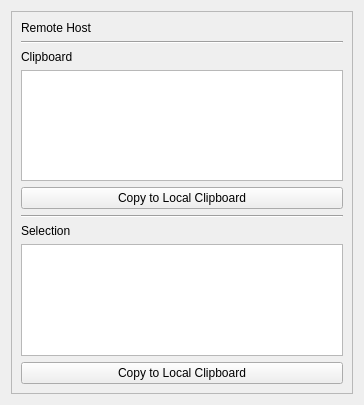
<?xml version="1.0" encoding="UTF-8"?>
<ui version="4.0">
 <class>ClientTab</class>
 <widget class="QWidget" name="ClientTab">
  <property name="geometry">
   <rect>
    <x>0</x>
    <y>0</y>
    <width>364</width>
    <height>405</height>
   </rect>
  </property>
  <property name="windowTitle">
   <string>Form</string>
  </property>
  <layout class="QGridLayout" name="gridLayout">
   <item row="0" column="0">
    <widget class="QFrame" name="frame_2">
     <property name="frameShape">
      <enum>QFrame::StyledPanel</enum>
     </property>
     <property name="frameShadow">
      <enum>QFrame::Raised</enum>
     </property>
     <layout class="QVBoxLayout" name="verticalLayout_2">
      <item>
       <widget class="QLabel" name="RemoteTextLabel">
        <property name="text">
         <string>Remote Host</string>
        </property>
       </widget>
      </item>
      <item>
       <widget class="Line" name="line">
        <property name="orientation">
         <enum>Qt::Horizontal</enum>
        </property>
       </widget>
      </item>
      <item>
       <widget class="QLabel" name="label_3">
        <property name="text">
         <string>Clipboard</string>
        </property>
       </widget>
      </item>
      <item>
       <widget class="QTextEdit" name="RemoteClipboard">
        <property name="readOnly">
         <bool>true</bool>
        </property>
       </widget>
      </item>
      <item>
       <widget class="QPushButton" name="CopyClipboardButton">
        <property name="enabled">
         <bool>true</bool>
        </property>
        <property name="text">
         <string>Copy to Local Clipboard</string>
        </property>
       </widget>
      </item>
      <item>
       <widget class="Line" name="line_3">
        <property name="orientation">
         <enum>Qt::Horizontal</enum>
        </property>
       </widget>
      </item>
      <item>
       <widget class="QLabel" name="RemoteSelectionTitle">
        <property name="text">
         <string>Selection</string>
        </property>
       </widget>
      </item>
      <item>
       <widget class="QTextEdit" name="RemoteSelection">
        <property name="readOnly">
         <bool>true</bool>
        </property>
       </widget>
      </item>
      <item>
       <widget class="QPushButton" name="CopySelectionButton">
        <property name="enabled">
         <bool>true</bool>
        </property>
        <property name="text">
         <string>Copy to Local Clipboard</string>
        </property>
       </widget>
      </item>
     </layout>
    </widget>
   </item>
  </layout>
 </widget>
 <resources/>
 <connections/>
</ui>
